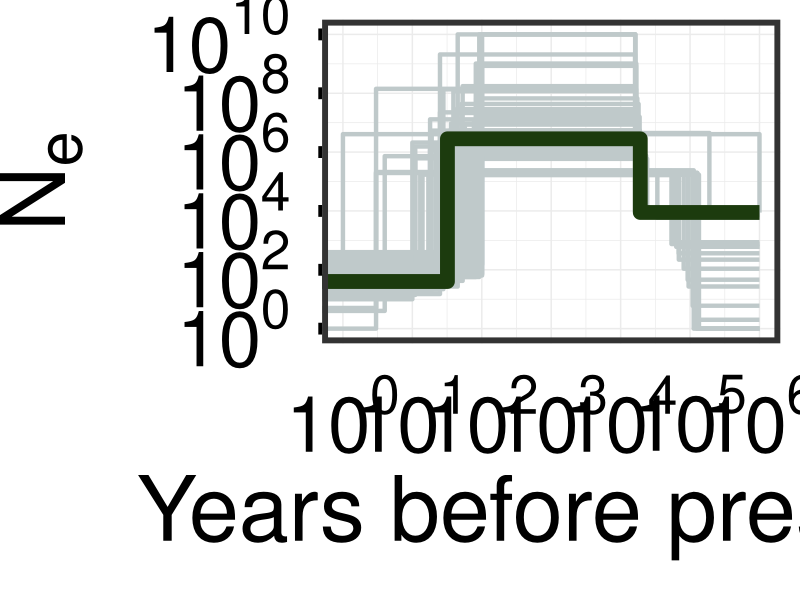
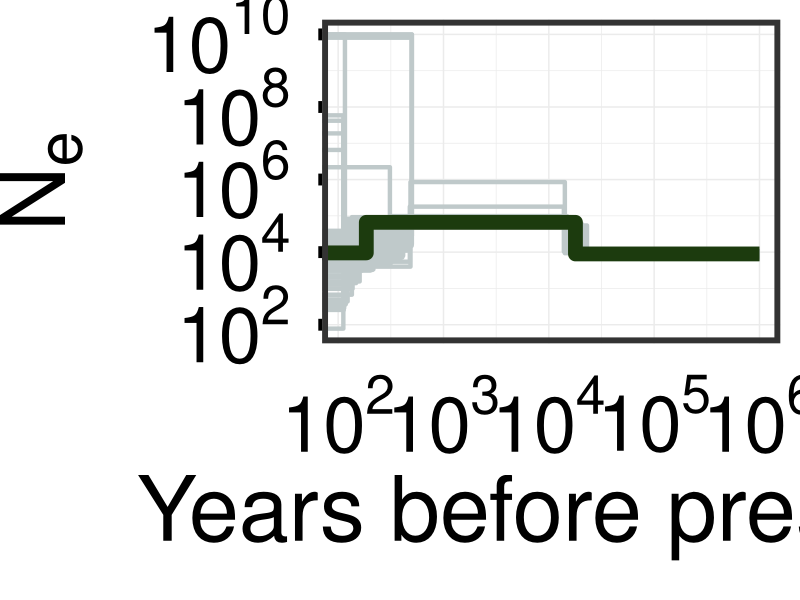
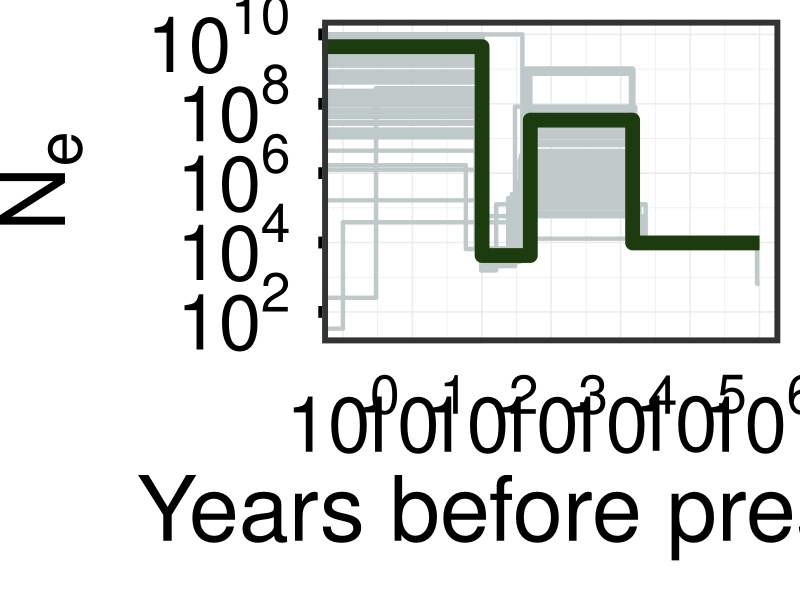
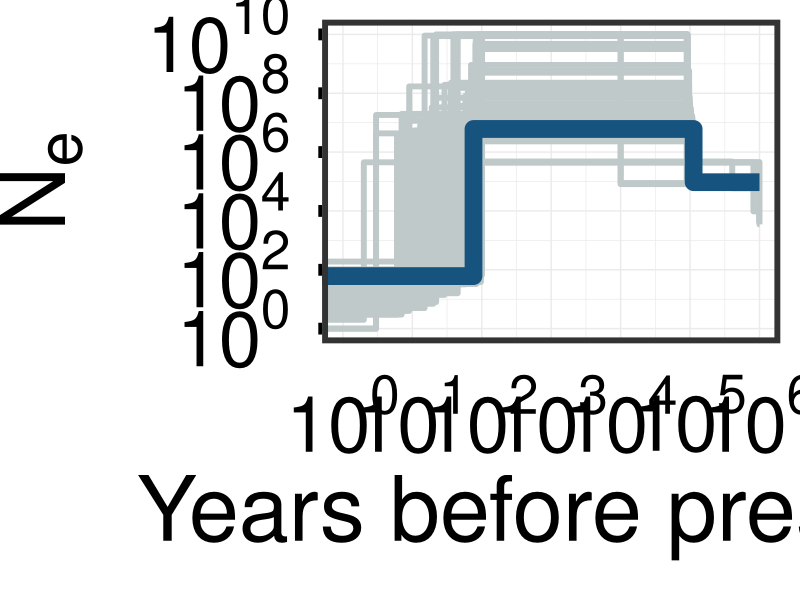
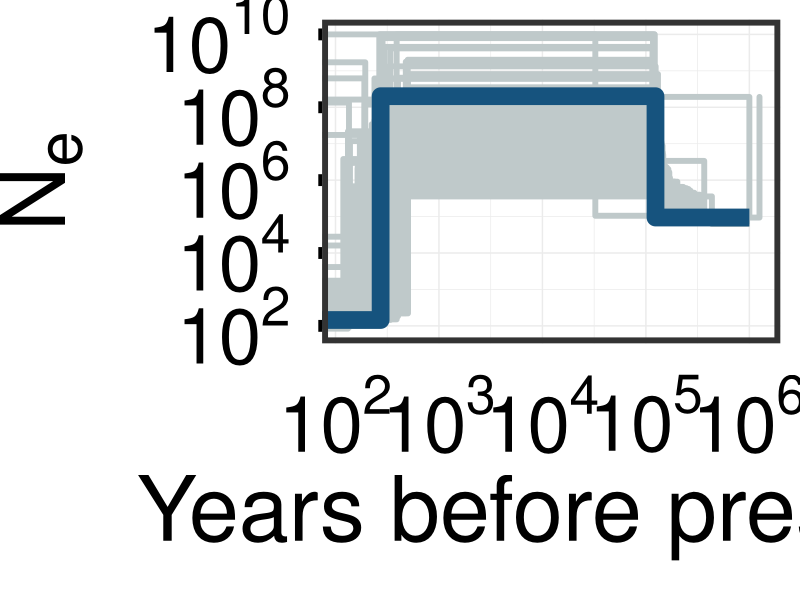
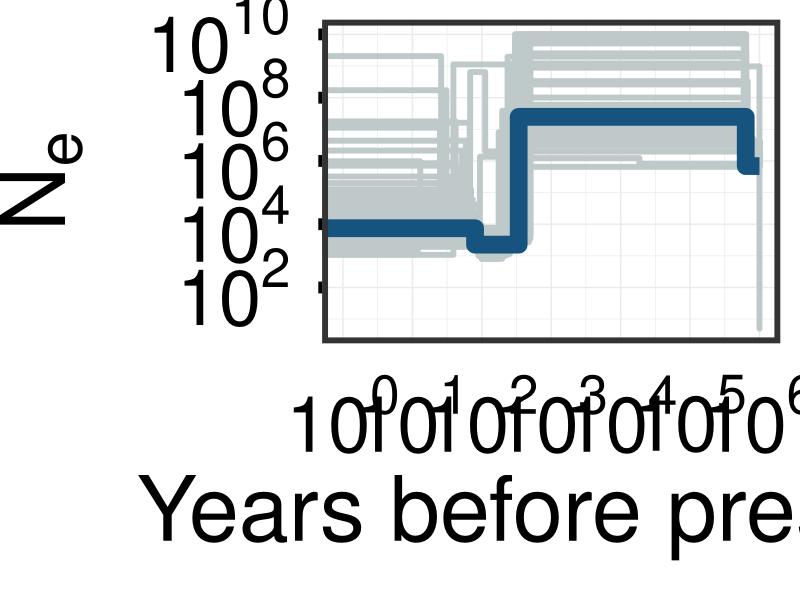

Reproduce these figures in R, in order.
######################## Script for calculating 95% CIs for momi models ########################################################

#Reads in parameter estimates from momi SFS-bootstrap runs
#Calculates 95% CIs
#Creates plots of Ne change through time

#################################################################################################################################################

######## Set-up ########

remove(list = ls())

#load libraries
library(here) #v.1.0.1
library(tidyverse) #v.2.0.0
library(scales) #v.1.2.1

#read in contemporary bootstrap data
Gmi_demo_contemp <- read.csv(here("Data/Gmi_Ham/momi2", 
                                  "Gmi_contemp2changeexpg_bootstraps.csv"), 
                             header = FALSE)
  Gmi_demo_contemp <- as.data.frame(t(Gmi_demo_contemp))
    colnames(Gmi_demo_contemp) <- c("N_Hist", "N_Alb", "N_Cont", "T_Exp", "T_Bot")
    Gmi_demo_contemp <- Gmi_demo_contemp[-1,]
  
Ela_demo_contemp <- read.csv(here("Data/Ela_Ham/momi2", 
                                  "Ela_contemp2changeexpg_bootstraps.csv"), 
                             header = FALSE)
  Ela_demo_contemp <- as.data.frame(t(Ela_demo_contemp))
    colnames(Ela_demo_contemp) <- c("N_Hist", "N_Alb", "N_Cont", "T_Exp", "T_Bot")
    Ela_demo_contemp <- Ela_demo_contemp[-1,]

#read in historical bootstrap data
Gmi_demo_temp <- read.csv(here("Data/Gmi_Ham/momi2", 
                               "Gmi_temponly2histchange_bootstraps.csv"), 
                          header = FALSE)
  Gmi_demo_temp <- as.data.frame(t(Gmi_demo_temp))
    colnames(Gmi_demo_temp) <- c("N_Hist", "N_Rec", "N_Cont", "T_Exp", "T_Rec")
    Gmi_demo_temp <- Gmi_demo_temp[-1,]
  
Ela_demo_temp <- read.csv(here("Data/Ela_Ham/momi2", 
                               "Ela_temponly2histchange_bootstraps.csv"), 
                          header = FALSE)
  Ela_demo_temp <- as.data.frame(t(Ela_demo_temp))
   colnames(Ela_demo_temp) <- c("N_Hist", "N_Rec", "N_Cont", "T_Exp", "T_Rec")
   Ela_demo_temp <- Ela_demo_temp[-1,]
  
#read in historical and contemporary bootstrap data
Gmi_demo_contemptemp <- read.csv(here("Data/Gmi_Ham/momi2", 
                                      "Gmi_temp3change_bootstraps.csv"), 
                                 header = FALSE)
Gmi_demo_contemptemp <- as.data.frame(t(Gmi_demo_contemptemp))
  colnames(Gmi_demo_contemptemp) <- c("N_Hist", "N_Rec", "N_Alb", "N_Cont", "T_Exp", "T_Rec", "T_Bot")
  Gmi_demo_contemptemp <- Gmi_demo_contemptemp[-1,]

Ela_demo_contemptemp <- read.csv(here("Data/Ela_Ham/momi2", 
                                      "Ela_temp3change_bootstraps.csv"), 
                                 header = FALSE)
  Ela_demo_contemptemp <- as.data.frame(t(Ela_demo_contemptemp))
    colnames(Ela_demo_contemptemp) <- c("N_Hist", "N_Rec", "N_Alb", "N_Cont", "T_Exp", "T_Rec", "T_Bot")
    Ela_demo_contemptemp <- Ela_demo_contemptemp[-1,]

#####################################################################################################
  
######## Get 95% CIs ########
  
#### 95% CIs from contemporary data ####
#Gmi
Gmi_N_Hist <- quantile(as.numeric(Gmi_demo_contemp$N_Hist), c(0.025, 0.975))
Gmi_N_Alb <- quantile(as.numeric(Gmi_demo_contemp$N_Alb), c(0.025, 0.975))
Gmi_N_Cont <- quantile(as.numeric(Gmi_demo_contemp$N_Cont), c(0.025, 0.975))
Gmi_T_Exp <- quantile(as.numeric(Gmi_demo_contemp$T_Exp), c(0.025, 0.975))
Gmi_T_Bot <- quantile(as.numeric(Gmi_demo_contemp$T_Bot), c(0.025, 0.975))

#Ela
Ela_N_Hist <- quantile(as.numeric(Ela_demo_contemp$N_Hist), c(0.025, 0.975))
Ela_N_Alb <- quantile(as.numeric(Ela_demo_contemp$N_Alb), c(0.025, 0.975))
Ela_N_Cont <- quantile(as.numeric(Ela_demo_contemp$N_Cont), c(0.025, 0.975))
Ela_T_Exp <- quantile(as.numeric(Ela_demo_contemp$T_Exp), c(0.025, 0.975))
Ela_T_Bot <- quantile(as.numeric(Ela_demo_contemp$T_Bot), c(0.025, 0.975))

#### 95% CIs from historical data ####
#Gmi
Gmi_N_Hist <- quantile(as.numeric(Gmi_demo_temp$N_Hist), c(0.025, 0.975))
Gmi_N_Rec <- quantile(as.numeric(Gmi_demo_temp$N_Rec), c(0.025, 0.975))
Gmi_N_Cont <- quantile(as.numeric(Gmi_demo_temp$N_Cont), c(0.025, 0.975))
Gmi_T_Exp <- quantile(as.numeric(Gmi_demo_temp$T_Exp), c(0.025, 0.975))
Gmi_T_Rec <- quantile(as.numeric(Gmi_demo_temp$T_Rec), c(0.025, 0.975))

#Ela
Ela_N_Hist <- quantile(as.numeric(Ela_demo_temp$N_Hist), c(0.025, 0.975))
Ela_N_Rec <- quantile(as.numeric(Ela_demo_temp$N_Rec), c(0.025, 0.975))
Ela_N_Cont <- quantile(as.numeric(Ela_demo_temp$N_Cont), c(0.025, 0.975))
Ela_T_Exp <- quantile(as.numeric(Ela_demo_temp$T_Exp), c(0.025, 0.975))
Ela_T_Rec <- quantile(as.numeric(Ela_demo_temp$T_Rec), c(0.025, 0.975))

#### 95% CIs from contemporary and historical data ####
#Gmi
Gmi_N_Hist <- quantile(as.numeric(Gmi_demo_contemptemp$N_Hist), c(0.025, 0.975))
Gmi_N_Rec <- quantile(as.numeric(Gmi_demo_contemptemp$N_Rec), c(0.025, 0.975))
Gmi_N_Alb <- quantile(as.numeric(Gmi_demo_contemptemp$N_Alb), c(0.025, 0.975))
Gmi_N_Cont <- quantile(as.numeric(Gmi_demo_contemptemp$N_Cont), c(0.025, 0.975))
Gmi_T_Exp <- quantile(as.numeric(Gmi_demo_contemptemp$T_Exp), c(0.025, 0.975))
Gmi_T_Rec <- quantile(as.numeric(Gmi_demo_contemptemp$T_Rec), c(0.025, 0.975))
Gmi_T_Bot <- quantile(as.numeric(Gmi_demo_contemptemp$T_Bot), c(0.025, 0.975))

#Ela
Ela_N_Hist <- quantile(as.numeric(Ela_demo_contemptemp$N_Hist), c(0.025, 0.975))
Ela_N_Rec <- quantile(as.numeric(Ela_demo_contemptemp$N_Rec), c(0.025, 0.975))
Ela_N_Alb <- quantile(as.numeric(Ela_demo_contemptemp$N_Alb), c(0.025, 0.975))
Ela_N_Cont <- quantile(as.numeric(Ela_demo_contemptemp$N_Cont), c(0.025, 0.975))
Ela_T_Exp <- quantile(as.numeric(Ela_demo_contemptemp$T_Exp), c(0.025, 0.975))
Ela_T_Rec <- quantile(as.numeric(Ela_demo_contemptemp$T_Rec), c(0.025, 0.975))
Ela_T_Bot <- quantile(as.numeric(Ela_demo_contemptemp$T_Bot), c(0.025, 0.975))

################################################################################################

######## Make demographic bootstrap plots #########

#### Gmi plots #### 
## Contemporary plot ##
Gmi_Ne_boot_contemp <- read.csv(here("Data/Gmi_Ham/momi2", 
                                     "gmi_momi2_contemp_boot_output_formatted.csv"), 
                                header = TRUE)

Gmi_Ne_contemp_boot_plot <- ggplot(data = Gmi_Ne_boot_contemp,
                           aes(x=year, y=Ne, group=run, color = type, size = type)) +
  geom_step() + 
  scale_x_log10(breaks = trans_breaks("log10", function(x) 10^x), 
                labels = trans_format("log10", scales::math_format(10^.x))) +
  scale_y_log10(breaks = trans_breaks("log10", function(x) 10^x), 
                labels = trans_format("log10", scales::math_format(10^.x))) +
  scale_color_manual(values = c("#BFC9CA", "#1c3b0e")) + 
  scale_size_manual(values = c(1.5, 5)) +
  ylab(bquote(N[e])) + 
  xlab("Years before present") +
  theme_bw() + 
  theme(panel.border = element_rect(linewidth = 4), 
        plot.title = element_blank(),
        axis.ticks.y = element_line(color = "black", linewidth = 4), 
        axis.ticks.x = element_blank(), 
        axis.text.y = element_text(size = 55, color = "black", margin = margin(r = 20)), 
        axis.text.x = element_text(size = 55, color = "black", margin = margin(t = 20)), 
        axis.title.y = element_text(size = 65, color = "black", vjust = 3),
        axis.title.x = element_text(size = 65, color = "black"),
        legend.position = "none",
        plot.margin = unit(c(0.5,0.5,1,1), "cm"),)
Gmi_Ne_contemp_boot_plot

## Historical plot ##
Gmi_Ne_boot_temp <- read.csv(here("Data/Gmi_Ham/momi2", 
                                  "gmi_momi2_temponly_boot_output_formatted.csv"), 
                             header = TRUE)

Gmi_Ne_temp_boot_plot <- ggplot(data = Gmi_Ne_boot_temp,
                           aes(x=year, y=Ne, group=run, color = type, size = type)) +
  geom_step() + 
  scale_x_log10(breaks = trans_breaks("log10", function(x) 10^x), 
                labels = trans_format("log10", scales::math_format(10^.x))) +
  scale_y_log10(breaks = trans_breaks("log10", function(x) 10^x), 
                labels = trans_format("log10", scales::math_format(10^.x))) +
  scale_color_manual(values = c("#BFC9CA", "#1c3b0e")) + 
  scale_size_manual(values = c(1.5, 5)) +
  ylab(bquote(N[e])) + 
  xlab("Years before present") +
  theme_bw() + 
  theme(panel.border = element_rect(linewidth = 4), 
        plot.title = element_blank(),
        axis.ticks.y = element_line(color = "black", linewidth = 4), 
        axis.ticks.x = element_blank(), 
        axis.text.y = element_text(size = 55, color = "black", margin = margin(r = 20)), 
        axis.text.x = element_text(size = 55, color = "black", margin = margin(t = 20)), 
        axis.title.y = element_text(size = 65, color = "black", vjust = 3),
        axis.title.x = element_text(size = 65, color = "black"),
        legend.position = "none",
        plot.margin = unit(c(0.5,0.5,1,1), "cm"),)
Gmi_Ne_temp_boot_plot

## Contemporary & historical plot ##
Gmi_Ne_boot_contemp_temp <- read.csv(here("Data/Gmi_Ham/momi2", 
                                          "gmi_momi2_temp_boot_output_formatted.csv"), 
                                     header = TRUE)

Gmi_Ne_contemp_temp_boot_plot <- ggplot(data = Gmi_Ne_boot_contemp_temp,
                                        aes(x=year, y=Ne, group=run, color = type, size = type)) +
  geom_step() + 
  scale_x_log10(breaks = trans_breaks("log10", function(x) 10^x), 
                labels = trans_format("log10", scales::math_format(10^.x))) +
  scale_y_log10(breaks = trans_breaks("log10", function(x) 10^x), 
                labels = trans_format("log10", scales::math_format(10^.x))) +
  scale_color_manual(values = c("#BFC9CA", "#1c3b0e")) + 
  scale_size_manual(values = c(1.5, 5)) +
  ylab(bquote(N[e])) + 
  xlab("Years before present") +
  theme_bw() + 
  theme(panel.border = element_rect(linewidth = 4), 
        plot.title = element_blank(),
        axis.ticks.y = element_line(color = "black", linewidth = 4), 
        axis.ticks.x = element_blank(), 
        axis.text.y = element_text(size = 55, color = "black", margin = margin(r = 20)), 
        axis.text.x = element_text(size = 55, color = "black", margin = margin(t = 20)), 
        axis.title.y = element_text(size = 65, color = "black", vjust = 3),
        axis.title.x = element_text(size = 65, color = "black"),
        legend.position = "none",
        plot.margin = unit(c(0.5,0.5,1,1), "cm"),)
Gmi_Ne_contemp_temp_boot_plot

#### Ela plots ####
## Contemporary plot ##
Ela_Ne_boot_contemp <- read.csv(here("Data/Ela_Ham/momi2", 
                                     "ela_momi2_contemp_boot_output_formatted.csv"), 
                                header = TRUE)

Ela_Ne_contemp_boot_plot <- ggplot(data = Ela_Ne_boot_contemp,
                           aes(x=year, y=Ne, group=run, color = type, size = type)) +
  geom_step() + 
  scale_x_log10(breaks = trans_breaks("log10", function(x) 10^x), 
                labels = trans_format("log10", scales::math_format(10^.x))) +
  scale_y_log10(breaks = trans_breaks("log10", function(x) 10^x), 
                labels = trans_format("log10", scales::math_format(10^.x))) +
  scale_color_manual(values = c("#BFC9CA", "#16537e")) + 
  ylab(bquote(N[e])) + 
  xlab("Years before present") +
  theme_bw() + 
  theme(panel.border = element_rect(linewidth = 4), 
        plot.title = element_blank(),
        axis.ticks.y = element_line(color = "black", linewidth = 4), 
        axis.ticks.x = element_blank(), 
        axis.text.y = element_text(size = 55, color = "black", margin = margin(r = 20)), 
        axis.text.x = element_text(size = 55, color = "black", margin = margin(t = 20)), 
        axis.title.y = element_text(size = 65, color = "black", vjust = 3),
        axis.title.x = element_text(size = 65, color = "black"),
        legend.position = "none",
        plot.margin = unit(c(0.5,0.5,1,1), "cm"),)
Ela_Ne_contemp_boot_plot

## Historical plot ##
Ela_Ne_boot_temp <- read.csv(here("Data/Ela_Ham/momi2", 
                                  "ela_momi2_temponly_boot_output_formatted.csv"), 
                             header = TRUE)

Ela_Ne_temp_boot_plot <- ggplot(data = Ela_Ne_boot_temp,
                                aes(x=year, y=Ne, group=run, color = type, size = type)) +
  geom_step() + 
  scale_x_log10(breaks = trans_breaks("log10", function(x) 10^x), 
                labels = trans_format("log10", scales::math_format(10^.x))) +
  scale_y_log10(breaks = trans_breaks("log10", function(x) 10^x), 
                labels = trans_format("log10", scales::math_format(10^.x))) +
  scale_color_manual(values = c("#BFC9CA", "#16537e")) + 
  ylab(bquote(N[e])) + 
  xlab("Years before present") +
  theme_bw() + 
  theme(panel.border = element_rect(linewidth = 4), 
        plot.title = element_blank(),
        axis.ticks.y = element_line(color = "black", linewidth = 4), 
        axis.ticks.x = element_blank(), 
        axis.text.y = element_text(size = 55, color = "black", margin = margin(r = 20)), 
        axis.text.x = element_text(size = 55, color = "black", margin = margin(t = 20)), 
        axis.title.y = element_text(size = 65, color = "black", vjust = 3),
        axis.title.x = element_text(size = 65, color = "black"),
        legend.position = "none",
        plot.margin = unit(c(0.5,0.5,1,1), "cm"),)
Ela_Ne_temp_boot_plot

## Contemporary & historical plot ##
Ela_Ne_boot_contemp_temp <- read.csv(here("Data/Ela_Ham/momi2", 
                                          "ela_momi2_temp_boot_output_formatted.csv"), 
                                     header = TRUE)

Ela_Ne_contemp_temp_boot_plot <- ggplot(data = Ela_Ne_boot_contemp_temp,
                                        aes(x=year, y=Ne, group=run, color = type, size = type)) +
  geom_step() + 
  scale_x_log10(breaks = trans_breaks("log10", function(x) 10^x), 
                labels = trans_format("log10", scales::math_format(10^.x))) +
  scale_y_log10(breaks = trans_breaks("log10", function(x) 10^x), 
                labels = trans_format("log10", scales::math_format(10^.x))) +
  scale_color_manual(values = c("#BFC9CA", "#16537e")) + 
  ylab(bquote(N[e])) + 
  xlab("Years before present") +
  theme_bw() + 
  theme(panel.border = element_rect(linewidth = 4), 
        plot.title = element_blank(),
        axis.ticks.y = element_line(color = "black", linewidth = 4), 
        axis.ticks.x = element_blank(), 
        axis.text.y = element_text(size = 55, color = "black", margin = margin(r = 20)), 
        axis.text.x = element_text(size = 55, color = "black", margin = margin(t = 20)), 
        axis.title.y = element_text(size = 65, color = "black", vjust = 3),
        axis.title.x = element_text(size = 65, color = "black"),
        legend.position = "none",
        plot.margin = unit(c(0.5,0.5,1,1), "cm"),)
Ela_Ne_contemp_temp_boot_plot
